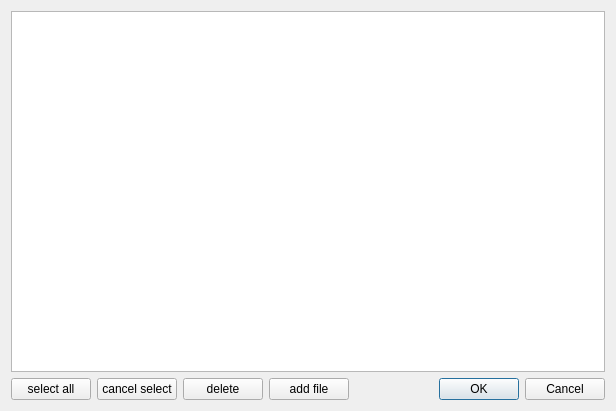
<?xml version="1.0" encoding="UTF-8"?>
<ui version="4.0">
 <class>SetShareFilesDialog</class>
 <widget class="QDialog" name="SetShareFilesDialog">
  <property name="geometry">
   <rect>
    <x>0</x>
    <y>0</y>
    <width>616</width>
    <height>411</height>
   </rect>
  </property>
  <property name="windowTitle">
   <string>Dialog</string>
  </property>
  <layout class="QVBoxLayout" name="verticalLayout">
   <item>
    <widget class="QTableView" name="FilesTableView"/>
   </item>
   <item>
    <layout class="QHBoxLayout" name="horizontalLayout">
     <item>
      <widget class="QPushButton" name="selectAllButton">
       <property name="text">
        <string>select all</string>
       </property>
      </widget>
     </item>
     <item>
      <widget class="QPushButton" name="cancelSelectButton">
       <property name="text">
        <string>cancel select</string>
       </property>
      </widget>
     </item>
     <item>
      <widget class="QPushButton" name="deleteButton">
       <property name="text">
        <string>delete</string>
       </property>
      </widget>
     </item>
     <item>
      <widget class="QPushButton" name="addFileButton">
       <property name="text">
        <string>add file</string>
       </property>
      </widget>
     </item>
     <item>
      <spacer name="horizontalSpacer">
       <property name="orientation">
        <enum>Qt::Horizontal</enum>
       </property>
       <property name="sizeHint" stdset="0">
        <size>
         <width>40</width>
         <height>20</height>
        </size>
       </property>
      </spacer>
     </item>
     <item>
      <widget class="QDialogButtonBox" name="confirmButtonBox">
       <property name="orientation">
        <enum>Qt::Horizontal</enum>
       </property>
       <property name="standardButtons">
        <set>QDialogButtonBox::Cancel|QDialogButtonBox::Ok</set>
       </property>
      </widget>
     </item>
    </layout>
   </item>
  </layout>
 </widget>
 <resources/>
 <connections>
  <connection>
   <sender>confirmButtonBox</sender>
   <signal>accepted()</signal>
   <receiver>SetShareFilesDialog</receiver>
   <slot>accept()</slot>
   <hints>
    <hint type="sourcelabel">
     <x>248</x>
     <y>254</y>
    </hint>
    <hint type="destinationlabel">
     <x>157</x>
     <y>274</y>
    </hint>
   </hints>
  </connection>
  <connection>
   <sender>confirmButtonBox</sender>
   <signal>rejected()</signal>
   <receiver>SetShareFilesDialog</receiver>
   <slot>reject()</slot>
   <hints>
    <hint type="sourcelabel">
     <x>316</x>
     <y>260</y>
    </hint>
    <hint type="destinationlabel">
     <x>286</x>
     <y>274</y>
    </hint>
   </hints>
  </connection>
 </connections>
</ui>
